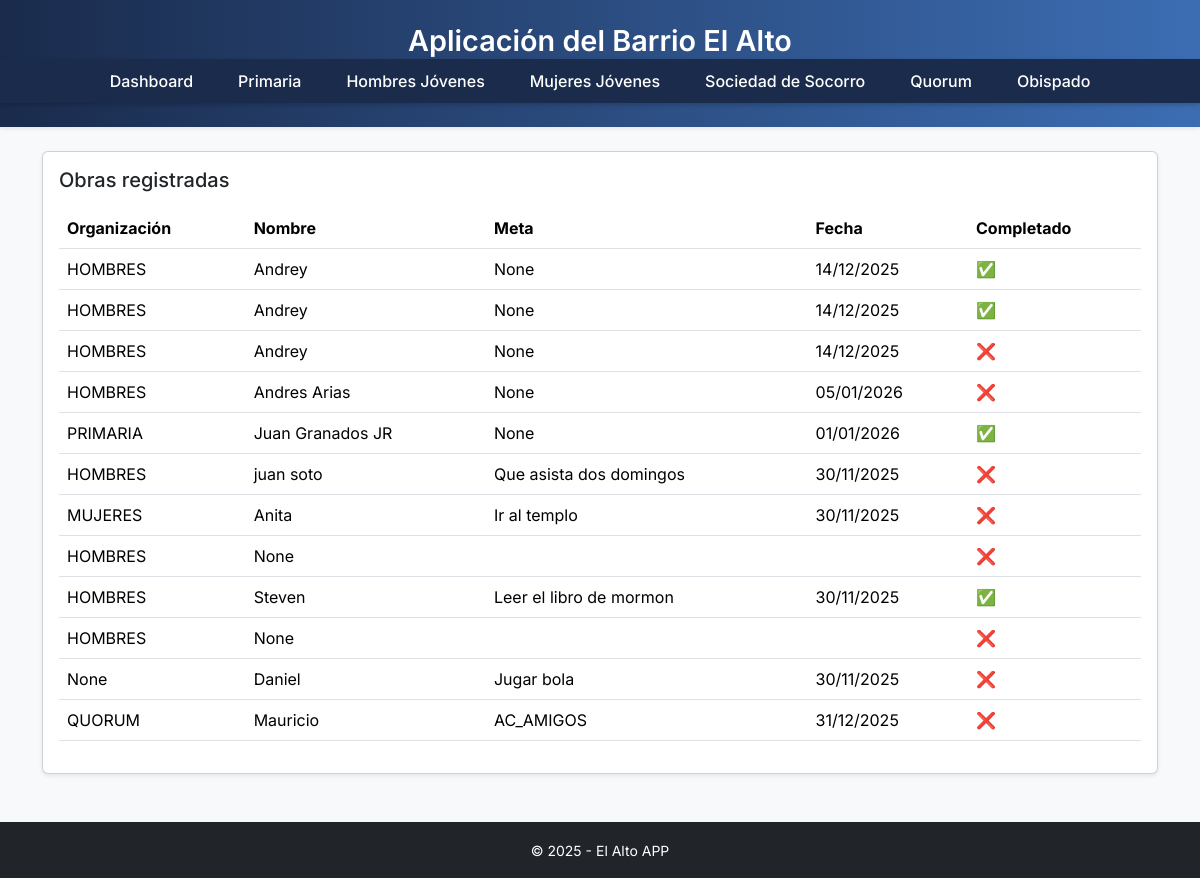
Page /obispado/ on the committed database.
### barrio/models.py (models this page shows, shortened)
class ObraMisional(models.Model):
    ORGANIZACIONES = [
        ("QUORUM", "Quórum de Élderes"),
        ("SOCSOC", "Sociedad de Socorro"),
        ("HOMBRES", "Hombres Jóvenes"),
        ("MUJERES", "Mujeres Jóvenes"),
        ("PRIMARIA", "Primaria"),
    ]
    CONDICIONES = [
        ("MENOS_ACTIVOS", "Menos activos"),
        ("ACTIVOS", "Activos"),
        ("CONVERSOS", "Conversos"),
        ("INVESTIGADORES", "Investigadores"),
    ]
    ORDENANZAS = [
        ("BAUTISMO", "Bautismo"),
        ("INVESTIDURA", "Investidura"),
        ("SELLAMIENTO", "Sellamiento"),
    ]
    organizacion = models.CharField(max_length=20, choices=ORGANIZACIONES, null=True, blank=True)
    condicion_actual = models.CharField(max_length=20, choices=CONDICIONES, null=True, blank=True)
    nombre = models.CharField(max_length=120, null=True, blank=True)
    meta = models.CharField(max_length=50, null=True, blank=True)
    ordenanza_faltante = models.CharField(max_length=50, choices=ORDENANZAS, null=True, blank=True)
    fecha_meta = models.DateField(null=True, blank=True)
    done = models.BooleanField(default=False)

### barrio/views.py (the view)
# urls.py: path('obispado/', views.obispado, name='obispado'),
def obispado(request):
    obras = ObraMisional.objects.all()
    return render(request, 'obispado.html', {'obras': obras})

### barrio/templates/obispado.html (shortened to what this page needs)
{% extends 'base.html' %}
{% block content %}
  <div class="card shadow-sm">
    <div class="card-body">
      <h5 class="card-title mb-3">Obras registradas</h5>
      {% if obras %}
      <table class="table table-hover align-middle">
          <thead>
              <tr>
            <th>Organización</th>
            <th>Nombre</th>
            <th>Meta</th>
            <th>Fecha</th>
            <th>Completado</th>
          </tr>
        </thead>
        <tbody>
          {% for o in obras %}
          <tr>
            <td>{{ o.organizacion }}</td>
            <td>{{ o.nombre }}</td>
            <td>{{ o.meta }}</td>
            <td>{{ o.fecha_meta|date:"d/m/Y" }}</td>
            <td>
                {% if o.done %}
                ✅
                {% else %}
                ❌
                {% endif %}
            </td>
          </tr>
          {% endfor %}
        </tbody>
    </table>
    {% else %}
    <p class="text-muted">Aún no hay obras registradas.</p>
    {% endif %}
</div>
</div>
{% endblock %}

### barrio/static/style.css (style rules this page uses)
body { font-family: 'Inter', sans-serif !important; background-color: #f7f9fc; color: #333; }

### rows in the picture
ObraMisional: organizacion "HOMBRES", nombre "Andrey", meta "None", fecha_meta "14/12/2025"
ObraMisional: organizacion "HOMBRES", nombre "Andrey", meta "None", fecha_meta "14/12/2025"
ObraMisional: organizacion "HOMBRES", nombre "Andrey", meta "None", fecha_meta "14/12/2025"
ObraMisional: organizacion "HOMBRES", nombre "Andres Arias", meta "None", fecha_meta "05/01/2026"
ObraMisional: organizacion "PRIMARIA", nombre "Juan Granados JR", meta "None", fecha_meta "01/01/2026"
ObraMisional: organizacion "HOMBRES", nombre "juan soto", meta "Que asista dos domingos", fecha_meta "30/11/2025"
ObraMisional: organizacion "MUJERES", nombre "Anita", meta "Ir al templo", fecha_meta "30/11/2025"
ObraMisional: organizacion "HOMBRES", nombre "None"
ObraMisional: organizacion "HOMBRES", nombre "Steven", meta "Leer el libro de mormon", fecha_meta "30/11/2025"
ObraMisional: organizacion "HOMBRES", nombre "None"
ObraMisional: organizacion "None", nombre "Daniel", meta "Jugar bola", fecha_meta "30/11/2025"
ObraMisional: organizacion "QUORUM", nombre "Mauricio", meta "AC_AMIGOS", fecha_meta "31/12/2025"
